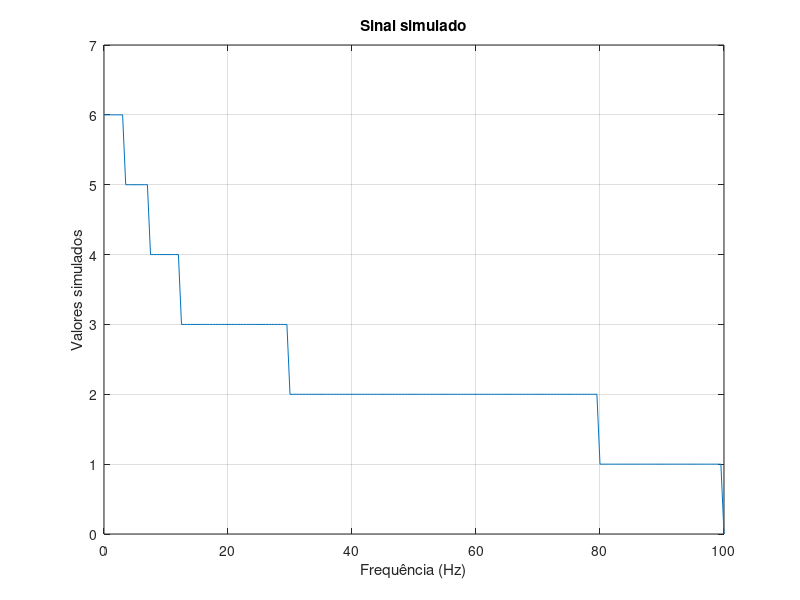
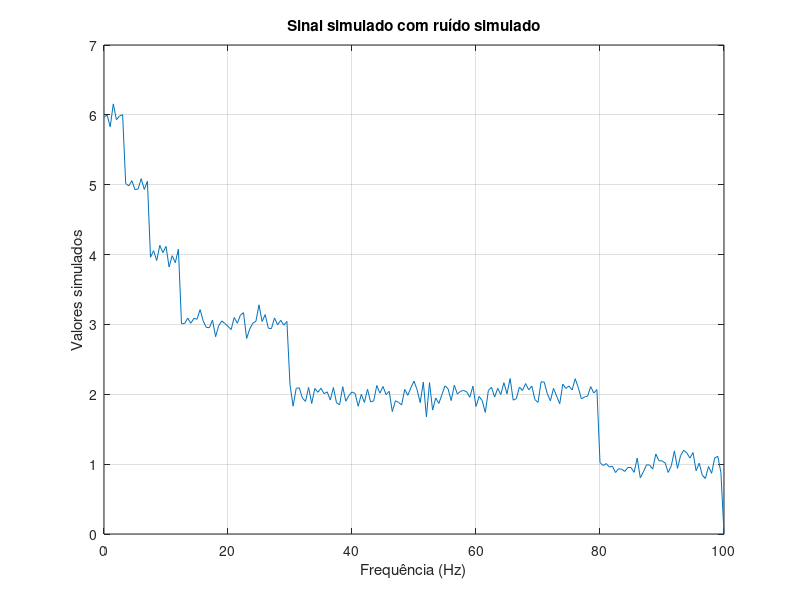
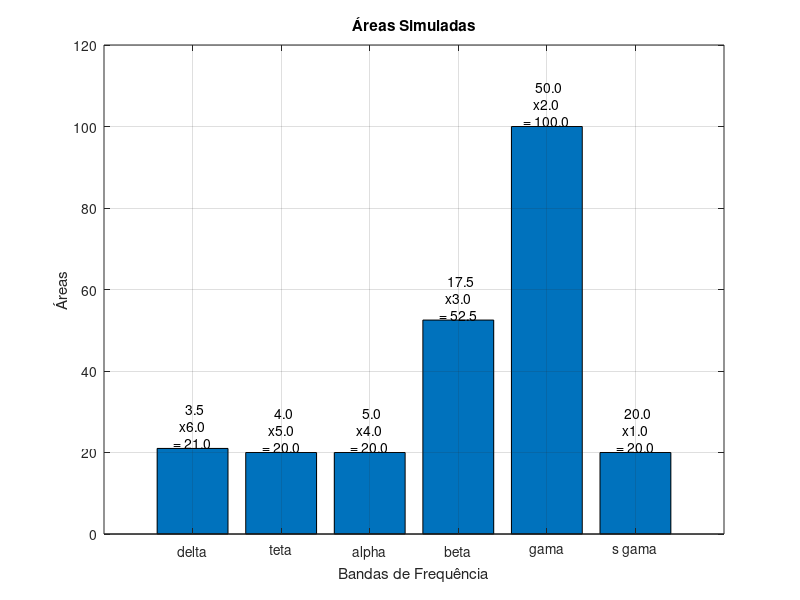
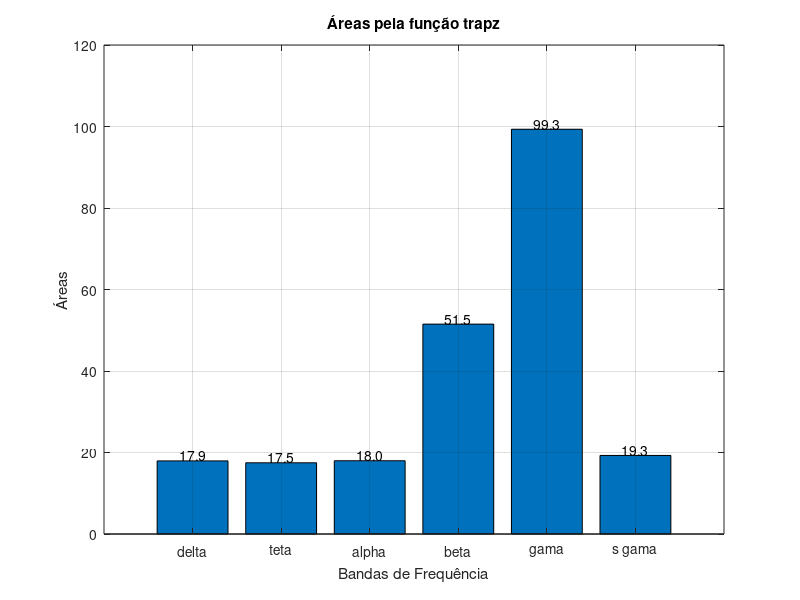

The MATLAB source for these figures, in order: (Note: this script raises an error after producing the figures.)
%% Adding the path to the Destro's codes and .mat files
addpath('../datasets','../codigos_destro', '../toolbox')%, '../biolab_toolbox')

%% Clearing the enviroment
clear; close all; clc;

%% Applying Fourier Transofrm
eeg_freqs = linspace(0,100, 201);
eeg_powers = zeros(size(eeg_freqs));
index_delta = eeg_freqs >=    0 & eeg_freqs <   3.5;
index_teta = eeg_freqs >=  3.5 & eeg_freqs <   7.5;
index_alpha = eeg_freqs >=  7.5 & eeg_freqs <  12.5;
index_beta = eeg_freqs >= 12.5 & eeg_freqs <  30.0;
index_gama = eeg_freqs >= 30.0 & eeg_freqs <  80.0;
index_s_gama = eeg_freqs >= 80.0 & eeg_freqs < 100.0;
index_totais = eeg_freqs >=    0 & eeg_freqs < 100.0;

%%
eeg_powers(index_delta) = 6;
eeg_powers(index_teta) = 5;
eeg_powers(index_alpha) = 4;
eeg_powers(index_beta) = 3;
eeg_powers(index_gama) = 2;
eeg_powers(index_s_gama) = 1;

%% 
figure();
plot(eeg_freqs, eeg_powers)
grid on;
ylim([0, 7]);
title('Sinal simulado');
xlabel('Frequência (Hz)');
ylabel('Valores simulados');

%% adicionando um pouquinho de ruido
eeg_powers = eeg_powers + 0.1 * randn(1,length(eeg_powers));
%% 
figure();
plot(eeg_freqs, eeg_powers)
grid on;
ylim([0, 7]);
title('Sinal simulado com ruído simulado');
xlabel('Frequência (Hz)');
ylabel('Valores simulados');

%% Valores reais
valores_base_x =  [3.5 - 0, 7.5 - 3.5, 12.5 - 7.5, 30 - 12.5, 80 - 30, 100 - 80];
%valores_base_x =  [3.5, 4, 5, 17.5, 50, 20];
valor_altura_y = [6, 5, 4, 3, 2, 1];

areas_simuladas = valores_base_x .* valor_altura_y;


%% Plotando valores reais
figure();
bar(areas_simuladas);
title("Áreas Simuladas");
ylim([0, 120]);
ylabel("Áreas");
xlabel("Bandas de Frequência");
grid on;
set(gca,'XTickLabel', {'delta', 'teta', 'alpha', 'beta', 'gama', 's gama'});
for ii=1:6
    conta_em_str = [ '  ', num2str(valores_base_x(ii),'%0.1f'), newline,'x', ...
                     num2str(valor_altura_y(ii),'%0.1f'), newline, ...
                     '= ', num2str(areas_simuladas(ii),'%0.1f')];
    text(ii,areas_simuladas(ii), conta_em_str,...
               'HorizontalAlignment','center',...
               'VerticalAlignment','bottom')
end
%% trapezoidal
df = eeg_freqs(2) - eeg_freqs(1);
delta_pwr =  df*trapz(eeg_powers(eeg_freqs >=    0 & eeg_freqs <   3.5));
teta_pwr =   df*trapz(eeg_powers(eeg_freqs >=  3.5 & eeg_freqs <   7.5));
alpha_pwr =  df*trapz(eeg_powers(eeg_freqs >=  7.5 & eeg_freqs <  12.5));
beta_pwr =   df*trapz(eeg_powers(eeg_freqs >= 12.5 & eeg_freqs <  30.0));
gama_pwr =   df*trapz(eeg_powers(eeg_freqs >= 30.0 & eeg_freqs <  80.0));
s_gama_pwr = df*trapz(eeg_powers(eeg_freqs >= 80.0 & eeg_freqs < 100.0));

areas_trapz = [delta_pwr,teta_pwr, alpha_pwr, beta_pwr, gama_pwr, s_gama_pwr];

%% Plotando valores trapz
figure();
bar(areas_trapz);
title("Áreas pela função trapz");
ylim([0, 120]);
ylabel("Áreas");
xlabel("Bandas de Frequência");
grid on;
set(gca,'XTickLabel', {'delta', 'teta', 'alpha', 'beta', 'gama', 's gama'});
for ii=1:6
    conta_em_str = num2str(areas_trapz(ii),'%0.1f');
    text(ii,areas_trapz(ii), conta_em_str,...
               'HorizontalAlignment','center',...
               'VerticalAlignment','bottom')
end

%% integral.m
delta_pwr =  integral_antiga(eeg_powers(eeg_freqs >=    0 & eeg_freqs <   3.5));
teta_pwr =   integral_antiga(eeg_powers(eeg_freqs >=  3.5 & eeg_freqs <   7.5));
alpha_pwr =  integral_antiga(eeg_powers(eeg_freqs >=  7.5 & eeg_freqs <  12.5));
beta_pwr =   integral_antiga(eeg_powers(eeg_freqs >= 12.5 & eeg_freqs <  30.0));
gama_pwr =   integral_antiga(eeg_powers(eeg_freqs >= 30.0 & eeg_freqs <  80.0));
s_gama_pwr = integral_antiga(eeg_powers(eeg_freqs >= 80.0 & eeg_freqs < 100.0));

areas_integral_m = [delta_pwr,teta_pwr, alpha_pwr, beta_pwr, gama_pwr, s_gama_pwr];
areas_integral_m = abs(areas_integral_m);
%% plotando integral.m
figure();
bar(areas_integral_m);
title("Áreas pela função integral.m");
ylim([0, 120]);
ylabel("Áreas");
xlabel("Bandas de Frequência");
grid on;
set(gca,'XTickLabel', {'delta', 'teta', 'alpha', 'beta', 'gama', 's gama'});
for ii=1:6
    conta_em_str = num2str(areas_integral_m(ii),'%0.1f');
    text(ii,areas_integral_m(ii), conta_em_str,...
               'HorizontalAlignment','center',...
               'VerticalAlignment','bottom')
end

%% integral.m corrigida
delta_pwr =  integral(eeg_powers(eeg_freqs >=    0 & eeg_freqs <   3.5), df);
teta_pwr =   integral(eeg_powers(eeg_freqs >=  3.5 & eeg_freqs <   7.5), df);
alpha_pwr =  integral(eeg_powers(eeg_freqs >=  7.5 & eeg_freqs <  12.5), df);
beta_pwr =   integral(eeg_powers(eeg_freqs >= 12.5 & eeg_freqs <  30.0), df);
gama_pwr =   integral(eeg_powers(eeg_freqs >= 30.0 & eeg_freqs <  80.0), df);
s_gama_pwr = integral(eeg_powers(eeg_freqs >= 80.0 & eeg_freqs < 100.0), df);

areas_integral_corrigida = [delta_pwr,teta_pwr, alpha_pwr, beta_pwr, gama_pwr, s_gama_pwr];
%% plotando integral.m corrigida
figure();
bar(areas_integral_corrigida);
title("Áreas pela função integral.m corrigida");
ylim([0, 120]);
ylabel("Áreas");
xlabel("Bandas de Frequência");
grid on;
set(gca,'XTickLabel', {'delta', 'teta', 'alpha', 'beta', 'gama', 's gama'});
for ii=1:6
    conta_em_str = num2str(areas_integral_corrigida(ii),'%0.1f');
    text(ii,areas_integral_corrigida(ii), conta_em_str,...
               'HorizontalAlignment','center',...
               'VerticalAlignment','bottom')
end

%% Plotando
figure();
todos_valores = [areas_trapz' areas_simuladas' areas_integral_m' areas_integral_corrigida'];
bar(todos_valores);

ylim([0, 120]);
title("Áreas Caluladas pelos diferentes métodos");
legend('Trapz', 'Simulada', 'integral.m', 'integral.m corrigida');
ylabel("Áreas");
xlabel("Bandas de Frequência");
grid on;
set(gca,'XTickLabel', {'delta', 'teta', 'alpha', 'beta', 'gama', 's gama'});
for ii=1:6
    conta_em_str = num2str(areas_simuladas(ii),'%0.1f');
    text(ii,areas_simuladas(ii), conta_em_str,...
               'HorizontalAlignment','center',...
               'VerticalAlignment','bottom')
end